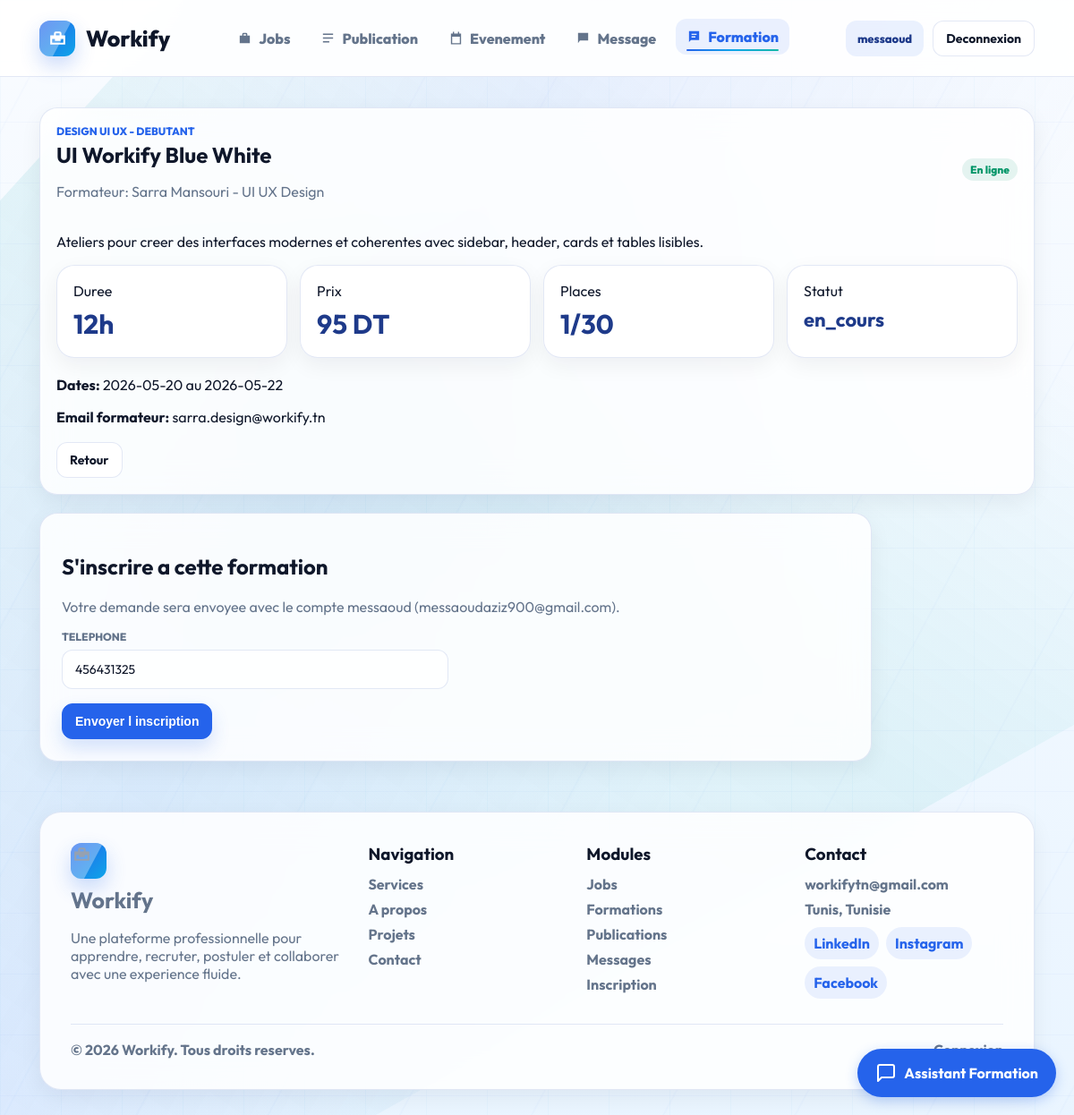
Page /controller/FormationC.php?office=front&action=detail&id=3 (signed in) on the committed database.
### tables this page shows
CREATE TABLE `formation` (
  `id_formation` int(11) NOT NULL AUTO_INCREMENT,
  `titre` varchar(150) NOT NULL,
  `description` text NOT NULL,
  `date_debut` date NOT NULL,
  `date_fin` date NOT NULL,
  `duree` int(11) NOT NULL,
  `prix` decimal(10,2) NOT NULL DEFAULT 0.00,
  `niveau` varchar(30) NOT NULL,
  `statut` varchar(30) NOT NULL DEFAULT 'planifiee',
  `mode` varchar(30) NOT NULL DEFAULT 'Presentiel',
  `places` int(11) NOT NULL DEFAULT 20,
  `id_categorie` int(11) NOT NULL,
  `id_formateur` int(11) NOT NULL,
  PRIMARY KEY (`id_formation`),
  KEY `fk_formation_categorie` (`id_categorie`),
  KEY `fk_formation_formateur` (`id_formateur`),
  CONSTRAINT `fk_formation_categorie` FOREIGN KEY (`id_categorie`) REFERENCES `categorie_formation` (`id_categorie`) ON UPDATE CASCADE,
  CONSTRAINT `fk_formation_formateur` FOREIGN KEY (`id_formateur`) REFERENCES `formateur` (`id_formateur`) ON UPDATE CASCADE
);

CREATE TABLE `categorie_formation` (
  `id_categorie` int(11) NOT NULL AUTO_INCREMENT,
  `nom_categorie` varchar(100) NOT NULL,
  `description_categorie` text DEFAULT NULL,
  PRIMARY KEY (`id_categorie`),
  UNIQUE KEY `unique_nom_categorie` (`nom_categorie`)
);

CREATE TABLE `formateur` (
  `id_formateur` int(11) NOT NULL AUTO_INCREMENT,
  `nom` varchar(120) NOT NULL,
  `email` varchar(150) NOT NULL,
  `specialite` varchar(120) NOT NULL,
  PRIMARY KEY (`id_formateur`),
  UNIQUE KEY `unique_formateur_email` (`email`)
);

CREATE TABLE `utilisateurs` (
  `id` int(11) NOT NULL AUTO_INCREMENT,
  `role_id` int(11) NOT NULL,
  `first_name` varchar(100) NOT NULL,
  `last_name` varchar(100) NOT NULL,
  `email` varchar(190) NOT NULL,
  `phone` varchar(40) DEFAULT NULL,
  `password` varchar(255) NOT NULL,
  `headline` varchar(150) NOT NULL,
  `bio` text NOT NULL,
  `avatar_url` varchar(255) DEFAULT NULL,
  `status` enum('active','pending','blocked') NOT NULL DEFAULT 'active',
  `created_at` datetime NOT NULL DEFAULT current_timestamp(),
  PRIMARY KEY (`id`),
  UNIQUE KEY `email` (`email`),
  KEY `fk_utilisateurs_role` (`role_id`),
  CONSTRAINT `fk_utilisateurs_role` FOREIGN KEY (`role_id`) REFERENCES `roles` (`id`) ON UPDATE CASCADE
);

### controller/FormationModel.php (called while the page is built, shortened)
<?php
class FormationModel
{
    public function getFormationById($id)
    {
        $sql = 'SELECT f.*, c.nom_categorie, fo.nom AS nom_formateur, fo.email AS email_formateur, fo.specialite,
                       (SELECT COUNT(*) FROM inscription_formation i WHERE i.id_formation = f.id_formation) AS total_inscrits
                FROM formation f
                INNER JOIN categorie_formation c ON f.id_categorie = c.id_categorie
                INNER JOIN formateur fo ON f.id_formateur = fo.id_formateur
                WHERE f.id_formation = :id';
        $db = config::getConnexion();
        try {
            $query = $db->prepare($sql);
            $query->execute(['id' => $id]);
            return $query->fetch();
        } catch (Exception $e) {
            die('Erreur: ' . $e->getMessage());
        }
    }
}
?>

### controller/AuthC.php (called while the page is built, shortened)
<?php
class AuthC
{
    public static function isLoggedIn()
    {
        return isset($_SESSION['user_id']);
    }
    public static function currentUserName()
    {
        return isset($_SESSION['user_name']) ? $_SESSION['user_name'] : '';
    }
    public static function currentUserEmail()
    {
        return isset($_SESSION['user_email']) ? $_SESSION['user_email'] : '';
    }
}
?>

### controller/UtilisateurModel.php (called while the page is built, shortened)
<?php
class UtilisateurModel
{
    public function getUtilisateurById($id)
    {
        $sql = 'SELECT u.*, r.name AS role_name, r.slug AS role_slug
                FROM utilisateurs u
                INNER JOIN roles r ON u.role_id = r.id
                WHERE u.id = :id';
        $db = config::getConnexion();
        try {
            $query = $db->prepare($sql);
            $query->execute(['id' => $id]);
            return $query->fetch();
        } catch (Exception $e) {
            die('Erreur: ' . $e->getMessage());
        }
    }
}
?>

### view/formations/detail.php (the view, shortened to what this page needs)
<?php
$connectedUser = isset($connectedUser) ? $connectedUser : null;
$viewerLoggedIn = AuthC::isLoggedIn();
include __DIR__ . '/../includes/header.php';
?>
<div class="detail-box">
    <div class="toolbar">
        <div>
            <p class="eyebrow"><?= htmlspecialchars($formation['nom_categorie'], ENT_QUOTES); ?> - <?= htmlspecialchars($formation['niveau'], ENT_QUOTES); ?></p>
            <h2><?= htmlspecialchars($formation['titre'], ENT_QUOTES); ?></h2>
            <p class="muted">Formateur: <?= htmlspecialchars($formation['nom_formateur'], ENT_QUOTES); ?> - <?= htmlspecialchars($formation['specialite'], ENT_QUOTES); ?></p>
        </div>
        <span class="badge badge-green"><?= htmlspecialchars($formation['mode'], ENT_QUOTES); ?></span>
    </div>
    <p><?= nl2br(htmlspecialchars($formation['description'], ENT_QUOTES)); ?></p>
    <div class="stats-grid">
        <div class="card">Duree <strong><?= (int) $formation['duree']; ?>h</strong></div>
        <div class="card">Prix <strong><?= number_format((float) $formation['prix'], 0, '.', ' '); ?> DT</strong></div>
        <div class="card">Places <strong><?= (int) $formation['total_inscrits']; ?>/<?= (int) $formation['places']; ?></strong></div>
        <div class="card">Statut <strong style="font-size: 22px;"><?= htmlspecialchars($formation['statut'], ENT_QUOTES); ?></strong></div>
    </div>
    <p><strong>Dates:</strong> <?= htmlspecialchars($formation['date_debut'], ENT_QUOTES); ?> au <?= htmlspecialchars($formation['date_fin'], ENT_QUOTES); ?></p>
    <p><strong>Email formateur:</strong> <?= htmlspecialchars($formation['email_formateur'], ENT_QUOTES); ?></p>
    <div class="actions" style="margin-top: 18px;">
        <a class="btn" href="../controller/FormationC.php?office=<?= $office; ?>&action=list">Retour</a>
    </div>
</div>
<?php if ($office === 'front') { ?>
    <?php if (!$viewerLoggedIn) { ?>
        <div class="detail-box gated-box" style="margin-top: 20px;">
            <div>
                <p class="eyebrow">Compte requis</p>
                <h2>Connectez-vous pour vous inscrire</h2>
                <p class="muted">Les inscriptions sont envoyees avec un compte Workify afin que votre demande reste liee a votre profil.</p>
            </div>
            <a class="btn btn-primary" href="../controller/AuthController.php?action=login&redirect=<?= urlencode('FormationC.php?office=front&action=detail&id=' . (int) $formation['id_formation']); ?>">Connexion</a>
        </div>
    <?php } else { ?>
    <form class="form-box" data-validate="inscription" action="../controller/FormationC.php?action=enroll&id=<?= (int) $formation['id_formation']; ?>" method="post" style="margin-top: 20px;">
        <h2>S'inscrire a cette formation</h2>
        <p class="muted">Votre demande sera envoyee avec le compte <?= htmlspecialchars(AuthC::currentUserName(), ENT_QUOTES); ?> (<?= htmlspecialchars(AuthC::currentUserEmail(), ENT_QUOTES); ?>).</p>
        <div class="form-grid">
            <div>
                <label for="telephone">Telephone</label>
                <input id="telephone" name="telephone" value="<?= htmlspecialchars(isset($connectedUser['phone']) ? $connectedUser['phone'] : '', ENT_QUOTES); ?>">
            </div>
        </div>
        <button class="btn btn-primary" type="submit" style="margin-top: 16px;">Envoyer l inscription</button>
    </form>
    <?php } ?>
<?php } ?>
<?php include __DIR__ . '/../includes/footer.php'; ?>

### assets/css/style.css (style rules this page uses)
:root { --blue: #2563eb; --blue-dark: #1e3a8a; --blue-soft: rgba(37, 99, 235, 0.09); --sky: #0ea5e9; --ink: #0f172a; --muted: #64748b; --light: #94a3b8; --line: rgba(30, 64, 175, 0.12); --bg: #f8fbff; --surface: rgba(255, 255, 255, 0.86); --white: #ffffff; --red: #dc2626; --green: #059669; --amber: #d97706; --shadow: 0 18px 45px rgba(15, 23, 42, 0.08); --shadow-soft: 0 8px 24px rgba(15, 23, 42, 0.06); }
html { scroll-behavior: smooth; }
* { box-sizing: border-box; }
body { margin: 0; position: relative; overflow-x: hidden; background: radial-gradient(circle at 15% 20%, rgba(37, 99, 235, 0.08), transparent 32%), radial-gradient(circle at 85% 70%, rgba(14, 165, 233, 0.08), transparent 34%), var(--bg); color: var(--ink); font-family: 'Outfit', Arial, sans-serif; letter-spacing: 0; }
.front-mode { min-height: 100vh; background: linear-gradient(rgba(248, 251, 255, 0.88), rgba(232, 244, 255, 0.94)), url('https://images.unsplash.com/photo-1497366754035-f200968a6e72?auto=format&fit=crop&w=1800&q=80') center/cover fixed; }
.front-mode::before, .front-mode::after { content: ''; position: fixed; inset: 0; pointer-events: none; }
.front-mode::before { z-index: 0; opacity: 0.35; background-image: linear-gradient(rgba(37, 99, 235, 0.08) 1px, transparent 1px), linear-gradient(90deg, rgba(14, 165, 233, 0.08) 1px, transparent 1px); background-size: 68px 68px; animation: materialGrid 18s linear infinite; }
.front-mode::after { z-index: 0; opacity: 0.24; background: repeating-linear-gradient(118deg, transparent 0 68px, rgba(37, 99, 235, 0.08) 69px 70px, transparent 71px 130px); animation: diagonalSweep 12s ease-in-out infinite alternate; }
a { color: var(--blue); text-decoration: none; }
.eyebrow { color: var(--blue); font-weight: 800; margin: 0 0 4px; font-size: 12px; text-transform: uppercase; }
.toolbar, .section-head { display: flex; justify-content: space-between; align-items: center; gap: 16px; margin-bottom: 20px; flex-wrap: wrap; }
.toolbar h2, .section-head h2 { margin: 0; font-size: 24px; }
.muted { color: var(--muted); }
.btn { border: 1px solid var(--line); background: var(--white); color: var(--ink); border-radius: 12px; padding: 10px 14px; display: inline-flex; align-items: center; justify-content: center; gap: 8px; cursor: pointer; font-size: 14px; font-weight: 700; min-height: 40px; transition: transform 0.2s ease, box-shadow 0.2s ease, border-color 0.2s ease; }
.btn-primary { background: var(--blue); border-color: var(--blue); color: var(--white); box-shadow: 0 10px 20px rgba(37, 99, 235, 0.18); }
.mui-ripple-surface { position: relative; overflow: hidden; isolation: isolate; }
.mui-reveal { opacity: 0; transform: translateY(18px) scale(0.985); transition: opacity 0.55s ease var(--reveal-delay, 0ms), transform 0.55s ease var(--reveal-delay, 0ms); }
.mui-reveal.is-visible { opacity: 1; transform: translateY(0) scale(1); }
.stats-grid, .grid { display: grid; grid-template-columns: repeat(4, minmax(150px, 1fr)); gap: 14px; margin-bottom: 20px; }
.card, .filters, .form-box, .table-box, .detail-box, .formation-card { background: var(--surface); border: 1px solid var(--line); border-radius: 20px; box-shadow: var(--shadow-soft); backdrop-filter: blur(16px); }
.card { padding: 18px; }
.card strong { display: block; font-size: 30px; margin-top: 8px; color: var(--blue-dark); }
.form-box { max-width: 930px; padding: 24px; }
.form-grid { display: grid; grid-template-columns: repeat(2, minmax(0, 1fr)); gap: 16px; }
label { display: block; color: var(--muted); font-size: 12px; font-weight: 800; text-transform: uppercase; margin: 0 0 7px; }
input, select, textarea { width: 100%; border: 1px solid var(--line); border-radius: 12px; padding: 12px 14px; font-family: 'Outfit', Arial, sans-serif; font-size: 14px; background: rgba(255, 255, 255, 0.72); color: var(--ink); }
.table-box, .detail-box { padding: 18px; }
.actions { display: flex; gap: 8px; flex-wrap: wrap; }
.badge { display: inline-flex; align-items: center; gap: 6px; padding: 5px 9px; border-radius: 999px; font-size: 12px; font-weight: 800; background: var(--blue-soft); color: var(--blue); }
.badge-green { background: rgba(5, 150, 105, 0.10); color: var(--green); }

### rows in the picture
formation: id_categorie.nom_categorie "DESIGN UI UX", niveau "DEBUTANT", titre "UI Workify Blue White", id_formateur.nom "Sarra Mansouri", id_formateur.specialite "UI UX Design", mode "En ligne", description "Ateliers pour creer des interfaces modernes et coherentes avec sidebar, header, cards et tables lisibles.", duree "12", prix "95", places "30", statut "en_cours", date_debut "2026-05-20", date_fin "2026-05-22", id_formateur.email "sarra.design@workify.tn"
utilisateurs: telephone "456431325"

### other values in the picture
$link['label'] "Jobs"
$link['label'] "Publication"
$link['label'] "Evenement"
$link['label'] "Message"
$link['label'] "Formation"
AuthC::currentUserName() "messaoud"
$formation['total_inscrits'] "1"
AuthC::currentUserEmail() "messaoudaziz900@gmail.com"
